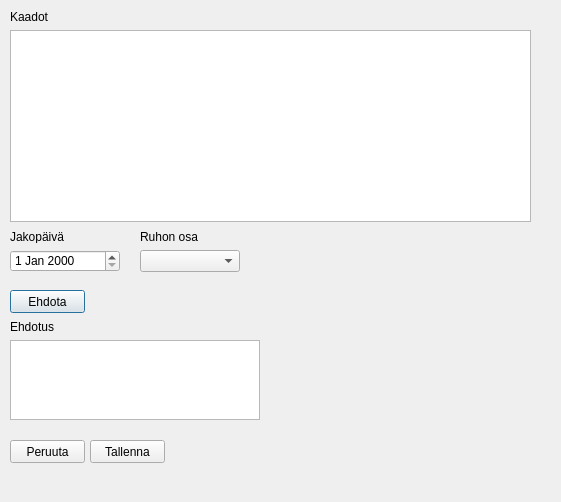
<?xml version="1.0" encoding="UTF-8"?>
<ui version="4.0">
 <class>Dialog</class>
 <widget class="QDialog" name="Dialog">
  <property name="geometry">
   <rect>
    <x>0</x>
    <y>0</y>
    <width>561</width>
    <height>502</height>
   </rect>
  </property>
  <property name="windowTitle">
   <string>Dialog</string>
  </property>
  <widget class="QTableWidget" name="suggestionKillsTableWidget">
   <property name="geometry">
    <rect>
     <x>10</x>
     <y>30</y>
     <width>521</width>
     <height>192</height>
    </rect>
   </property>
  </widget>
  <widget class="QLabel" name="label">
   <property name="geometry">
    <rect>
     <x>10</x>
     <y>10</y>
     <width>47</width>
     <height>13</height>
    </rect>
   </property>
   <property name="text">
    <string>Kaadot</string>
   </property>
  </widget>
  <widget class="QTextEdit" name="suggestionTextEdit">
   <property name="geometry">
    <rect>
     <x>10</x>
     <y>340</y>
     <width>250</width>
     <height>80</height>
    </rect>
   </property>
  </widget>
  <widget class="QComboBox" name="suggestionPortionComboBox">
   <property name="geometry">
    <rect>
     <x>140</x>
     <y>250</y>
     <width>100</width>
     <height>22</height>
    </rect>
   </property>
  </widget>
  <widget class="QPushButton" name="suggestionSuggestPushButton">
   <property name="geometry">
    <rect>
     <x>10</x>
     <y>290</y>
     <width>75</width>
     <height>23</height>
    </rect>
   </property>
   <property name="text">
    <string>Ehdota</string>
   </property>
  </widget>
  <widget class="QPushButton" name="suggestionCancelPushButton">
   <property name="geometry">
    <rect>
     <x>10</x>
     <y>440</y>
     <width>75</width>
     <height>23</height>
    </rect>
   </property>
   <property name="text">
    <string>Peruuta</string>
   </property>
  </widget>
  <widget class="QPushButton" name="suggestionSavePushButton">
   <property name="geometry">
    <rect>
     <x>90</x>
     <y>440</y>
     <width>75</width>
     <height>23</height>
    </rect>
   </property>
   <property name="text">
    <string>Tallenna</string>
   </property>
  </widget>
  <widget class="QLabel" name="label_2">
   <property name="geometry">
    <rect>
     <x>140</x>
     <y>230</y>
     <width>60</width>
     <height>13</height>
    </rect>
   </property>
   <property name="text">
    <string>Ruhon osa</string>
   </property>
  </widget>
  <widget class="QLabel" name="label_3">
   <property name="geometry">
    <rect>
     <x>10</x>
     <y>320</y>
     <width>47</width>
     <height>13</height>
    </rect>
   </property>
   <property name="text">
    <string>Ehdotus</string>
   </property>
  </widget>
  <widget class="QDateEdit" name="suggestionDateEdit">
   <property name="geometry">
    <rect>
     <x>10</x>
     <y>250</y>
     <width>110</width>
     <height>22</height>
    </rect>
   </property>
  </widget>
  <widget class="QLabel" name="label_4">
   <property name="geometry">
    <rect>
     <x>10</x>
     <y>230</y>
     <width>60</width>
     <height>13</height>
    </rect>
   </property>
   <property name="text">
    <string>Jakopäivä</string>
   </property>
  </widget>
 </widget>
 <tabstops>
  <tabstop>suggestionKillsTableWidget</tabstop>
  <tabstop>suggestionDateEdit</tabstop>
  <tabstop>suggestionPortionComboBox</tabstop>
  <tabstop>suggestionSuggestPushButton</tabstop>
  <tabstop>suggestionTextEdit</tabstop>
  <tabstop>suggestionCancelPushButton</tabstop>
  <tabstop>suggestionSavePushButton</tabstop>
 </tabstops>
 <resources/>
 <connections/>
</ui>
